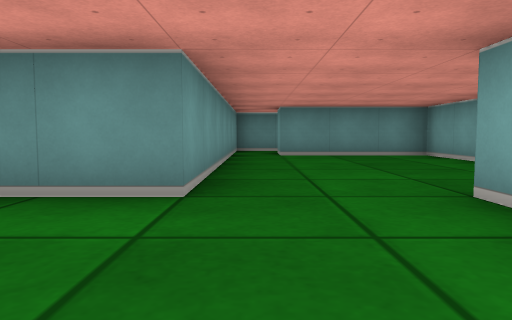
view 1 (above)

24 first-person views from a walk through a cub3D ray-caster map. The camera is about half as high as the walls, tilts 4° down and sees 70° across. The floor is counted in squares. Each view is taken from the middle of a square. On the plan, view 1 faces up. The plan holds only what a view shows up to about 9 squares ahead; the rest is blank.

view 2
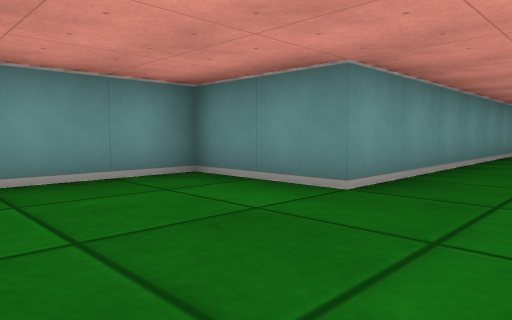

view 3
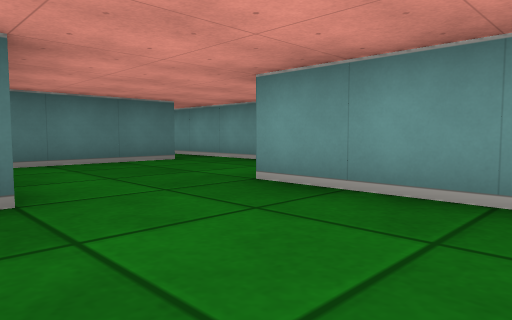

view 4
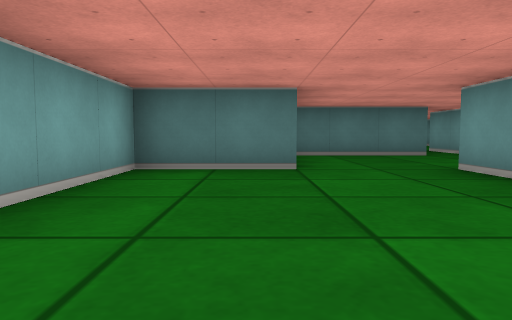

view 5
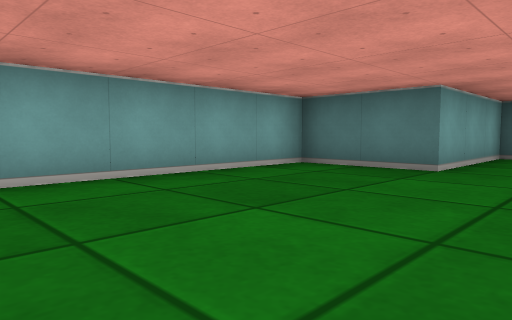

view 6
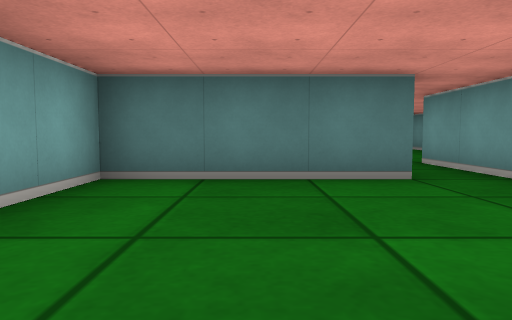

view 7
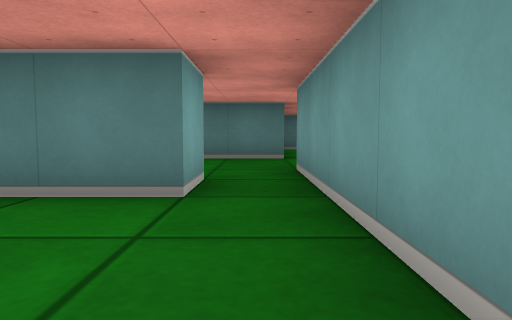

view 8
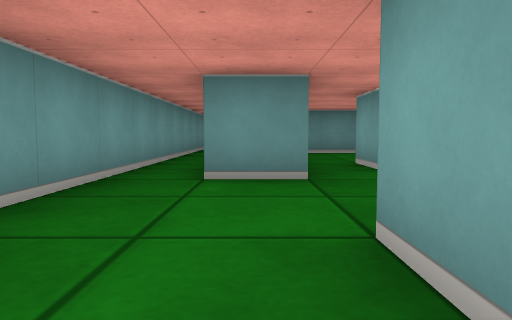

view 9
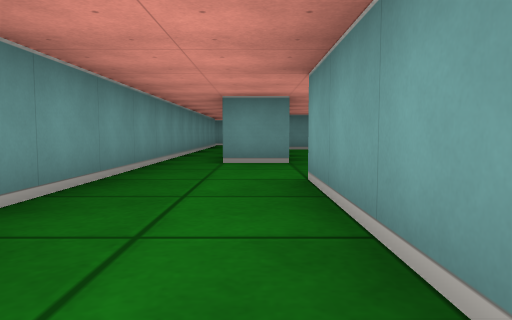

view 10
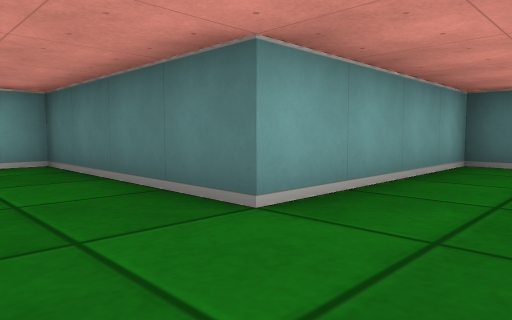

view 11
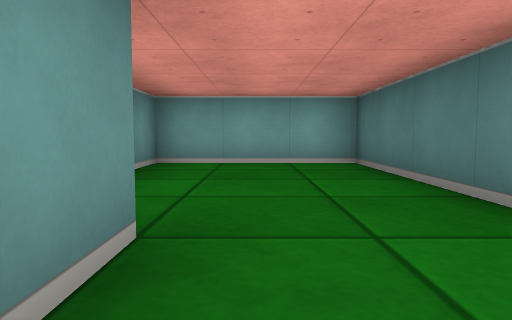

view 12
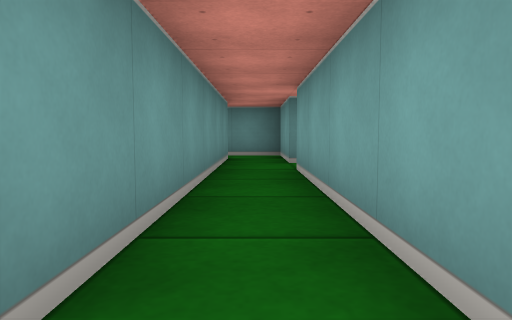

view 13
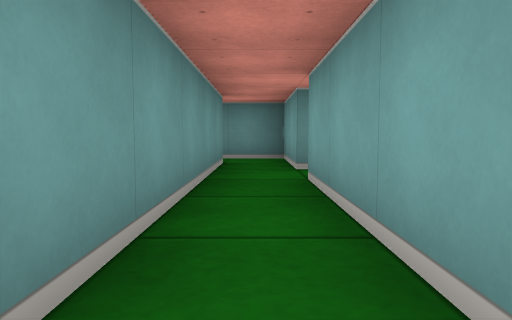

view 14
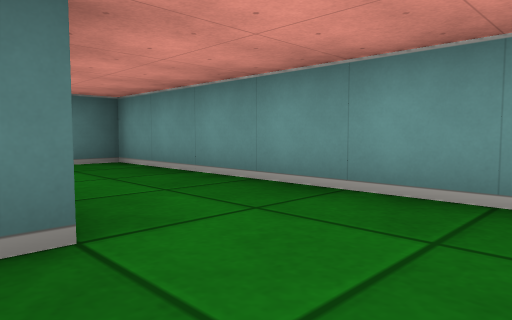

view 15
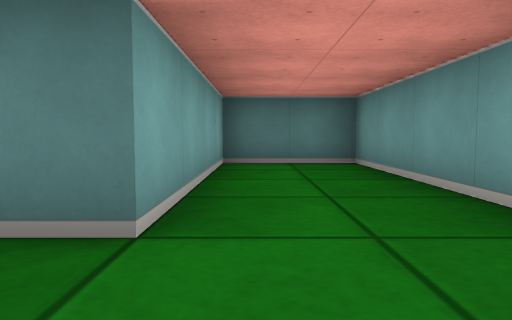

view 16
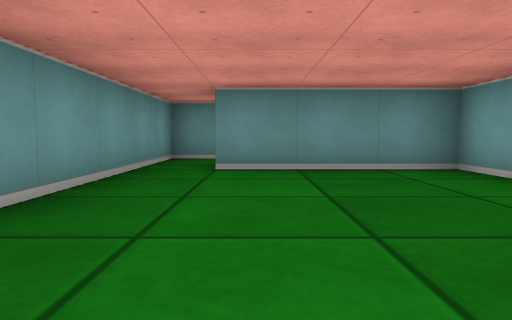

view 17
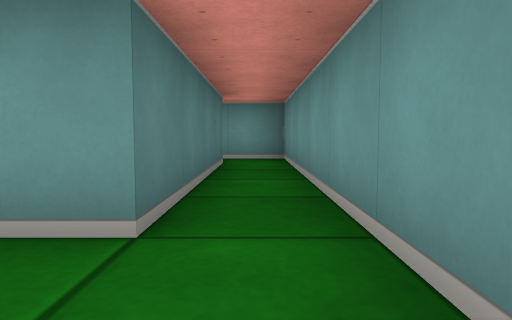

view 18
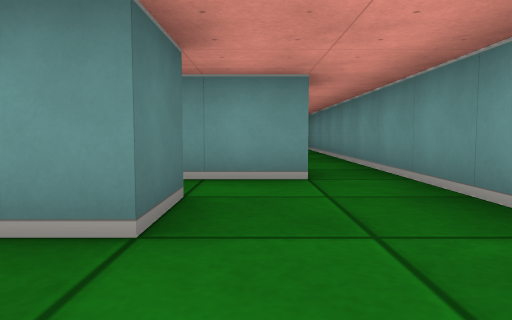

view 19
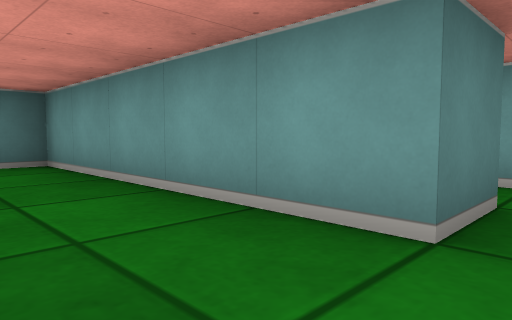

view 20
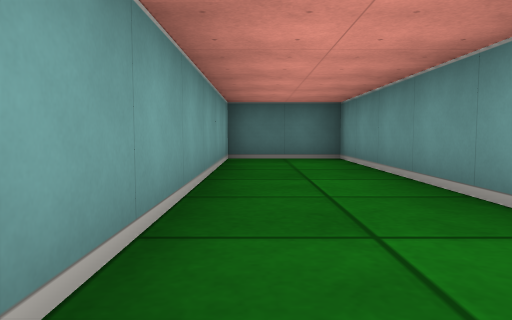

view 21
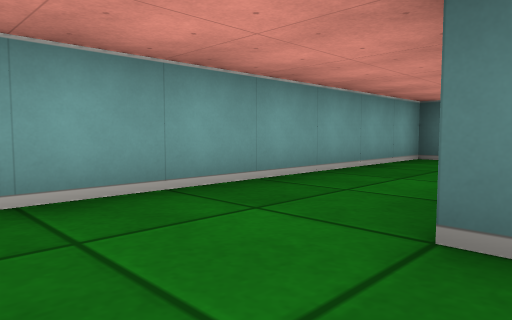

view 22
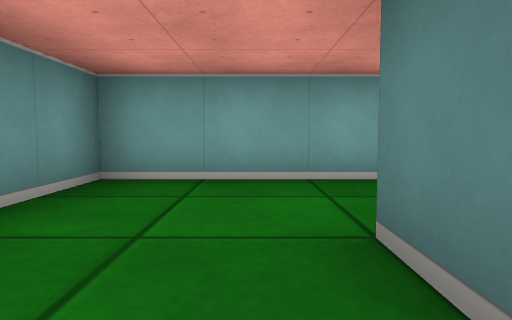

view 23
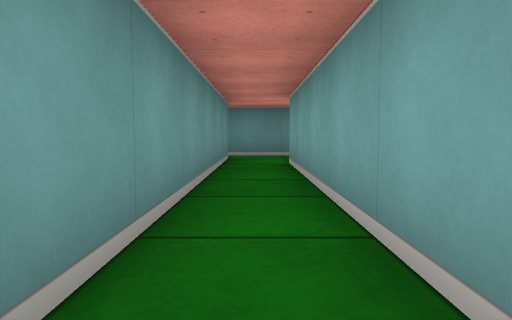

view 24
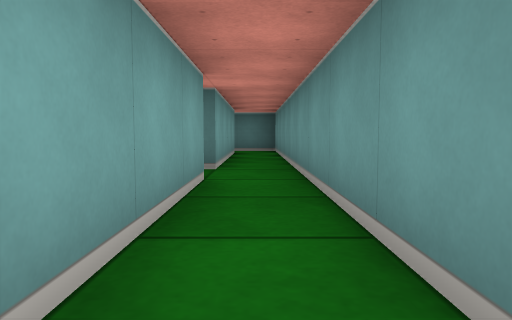

### Floor plan
Points are (right, up) in squares from view 1. A wall is a line through its corners. A room is listed if a view was taken in it or the views show most of it. See-through windows are left out.
Room 1 (views 1, 2, 3, 4, 5, 6, 7, 16)
walls: (-0.5, 7.5) (-0.5, 2.5) (-2.5, 2.5) (-2.5, -1.5); (-1.5, -1.5) (-1.5, -0.5) (1.5, -0.5) (1.5, 2.5) (3.5, 2.5) (3.5, 7.5) (0.5, 7.5)
ways out: opening at (-2, -1) to room 2; opening at (0, 8)
Room 2 (views 8, 9, 10, 11, 12, 13, 14, 15)
walls: (-2.5, -1.5) (-2.5, -2.5) (-3.5, -2.5); (-3.5, -0.4) (-3.5, 3.5); (-3.5, 4.5) (-3.5, 5.5); (-4.5, 5.5) (-4.5, -8.5) (-2.5, -8.5) (-2.5, -4.5) (1.5, -4.5) (1.5, -1.5) (0.5, -1.5)
ways out: opening at (-2, -1) to room 1; opening at (-4, 5); opening at (-3, 4)
Room 3 (views 17, 22, 23, 24)
walls: (7.5, 1.5) (7.5, 7.5); (6.5, 8.6) (6.5, -3.8); (7.5, -3.5) (7.5, 0.5); (7.5, 9.5) (5.5, 9.5)
ways out: opening at (8, 8.5) to room 4; opening at (6, 9); opening at (8, 1)
Room 4 (views 18, 19, 20, 21)
walls: (7.5, 7.5) (8.5, 7.5) (8.5, 2.5) (10.5, 2.5) (10.5, 9.5) (7.5, 9.5)
ways out: opening at (8, 8.5) to room 3

Where each view was taken, in squares from view 1:
view 1: 0 up, 0 right, facing up
view 2: 0 up, 1 right, facing up-left
view 3: 5 up, 2 right, facing down-left
view 4: 7 up, 2 right, facing down
view 5: 7 up, 0 right, facing down-right
view 6: 3 up, 0 right, facing down
view 7: 2 up, 2 left, facing down
view 8: 6 down, 3 left, facing up
view 9: 8 down, 3 left, facing up
view 10: 3 down, 4 left, facing down-right
view 11: 3 down, 4 left, facing right
view 12: 1 down, 4 left, facing up
view 13: 0 up, 4 left, facing up
view 14: 3 down, 2 left, facing down-left
view 15: 3 down, 3 left, facing down
view 16: 3 up, 1 right, facing up
view 17: 9 up, 6 right, facing left
view 18: 8 up, 10 right, facing left
view 19: 8 up, 10 right, facing down-left
view 20: 9 up, 10 right, facing down
view 21: 9 up, 8 right, facing down-right
view 22: 8 up, 7 right, facing right
view 23: 2 up, 7 right, facing up
view 24: 5 up, 7 right, facing down
